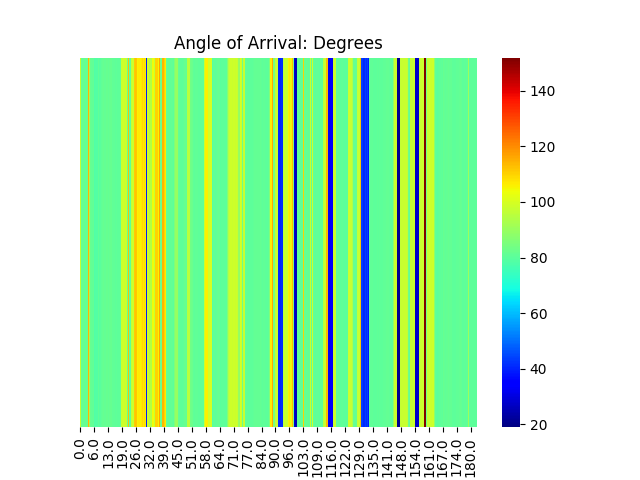
#> input picture Heatmap-Processing/horizontalpic.png, 640 x 480 px, found by its file name
$ python rotate_horiz_to_normal.py
#> lines starting #> are read from the running program, lines starting #| are printed output that depends on the picture


import cv2

# read image as grey scale
img = cv2.imread('/home/rtp/rtp/Heatmap-Processing/horizontalpic.png')
#> img is the input picture: shape (480, 640, 3); mean B, G, R 182.1, 238.4, 189.1
# get image height, width
(h, w) = img.shape[:2
                    ]
#> h = 480; w = 640
# calculate the center of the image
center = (w / 2, h / 2)
#> center = (320, 240)

angle90 = 90

scale = 1.0

# Perform the counter clockwise rotation holding at the center
# 90 degrees
M = cv2.getRotationMatrix2D(center, angle90, scale)
#> M = [[6.12e-17, 1, 80], [-1, 6.12e-17, 560]]
rotated90 = cv2.warpAffine(img, M, (h, w))
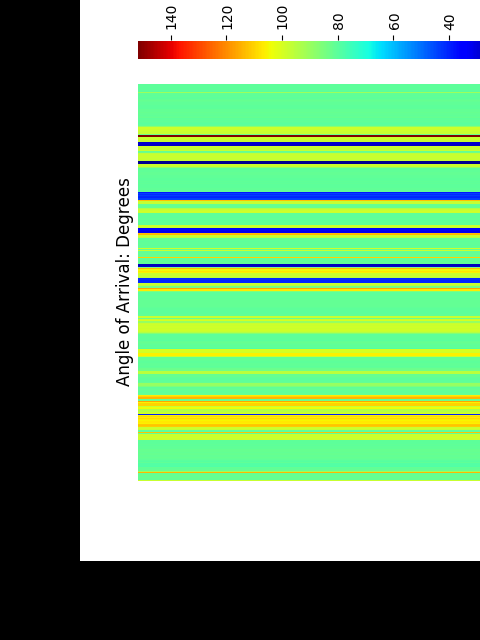
#> rotated90: shape (640, 480, 3); mean B, G, R 120.8, 173.3, 127.5

#show image
cv2.imshow('Rotated Image', rotated90)
cv2.waitKey(0) # waits until 0 key is pressed
cv2.destroyAllWindows()
